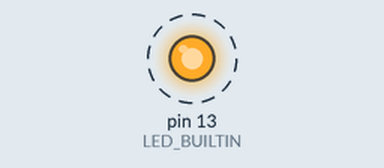
Simulated run of this sketch. Board: Arduino Nano, built with avr-gcc and run on an emulated ATmega328P. Shown: output pins drawn as LEDs (lit = HIGH). Dashed ring = blinking.

Above: at 0.5 s.
Timing chart, 0 to 4.6 s (numbered marks = the images above):
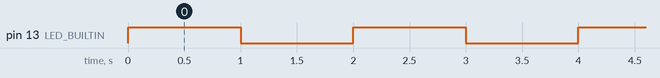

Measured:
- by itself, pin 13 (LED_BUILTIN): alternates HIGH for 1.0 s and LOW for 1.0 s

The sketch:

TestLEDBuiltin.ino
```cpp
// How to control the built-in LED of the Arduino Nano 33 BLE Sense
//
// file: TestLEDBuiltin.ino
//
// The LED is switched on for 1 second and switched off
// for 1 second so that the LED flashes accordingly.

// Define the pin for the built-in LED
#define LED_BUILTIN 13

void setup() {
    // Initialize the pin as an output
    pinMode(LED_BUILTIN, OUTPUT);
}

void loop() {
    // Turn the LED on
    digitalWrite(LED_BUILTIN, HIGH);
    // Wait for one second
    delay(1000);
    // Turn the LED off
    digitalWrite(LED_BUILTIN, LOW);
    // Wait for one second
    delay(1000);
}
```
